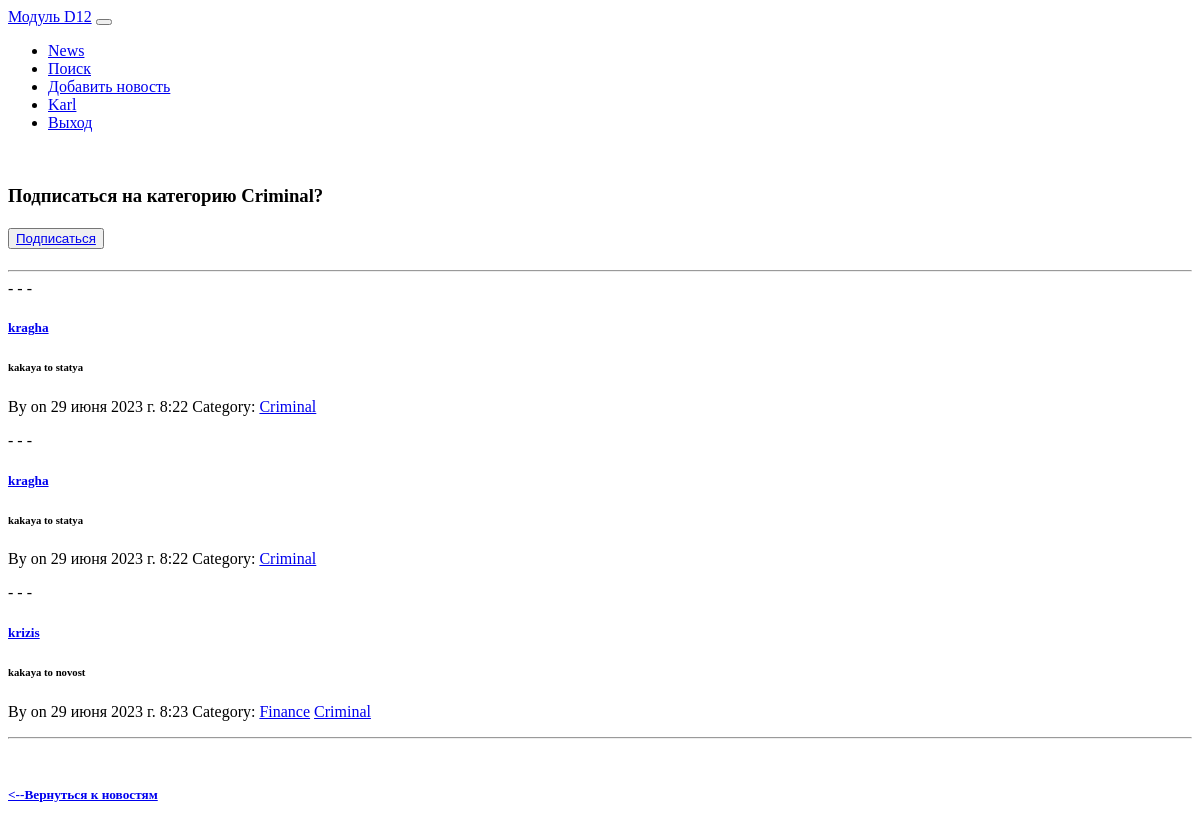
/news/category/4 (signed in), run on the app's committed database.
### news/models.py (models this page shows, shortened)
class Category(models.Model):
    name = models.CharField(max_length=64, unique=True)
    subscribers = models.ManyToManyField(User, blank=True) # подписчики

class Post(models.Model):
    author = models.ForeignKey(Author, on_delete=models.CASCADE)
    NEWS = 'NW'
    ARTICLE = 'AR'
    CATEGORY_CHOICES = (
        (NEWS, 'Новость'),
        (ARTICLE, 'Статья')
    )
    categoryType = models.CharField(max_length=2, choices=CATEGORY_CHOICES, default=ARTICLE)
    dateCreation = models.DateTimeField(auto_now_add=True)
    postCategory = models.ManyToManyField(Category, through='PostCategory')
    title = models.CharField(max_length=128)
    text = models.TextField()
    rating = models.SmallIntegerField(default=0)

### news/views.py (the view)
# urls.py: path('category/<int:pk>', PostCategoryView.as_view(), name='category'), # Ссылка на категории
class PostCategoryView(ListView):
    model = Post
    template_name = 'news_app/category.html'
    context_object_name = 'news'  # это имя списка, в котором будут лежать все объекты,
    ordering = ['-dateCreation'] # сортировка
    paginate_by = 10 # поставим постраничный вывод в один элемент
    def get_queryset(self):
        self.id = resolve(self.request.path_info).kwargs['pk']
        c = Category.objects.get(id=self.id)
        queryset = Post.objects.filter(postCategory=c)
        return queryset
    def get_context_data(self, **kwargs):
        context = super().get_context_data(**kwargs)
        user = self.request.user
        category = Category.objects.get(id=self.id)
        subscribed = category.subscribers.filter(email=user.email)
        if not subscribed:
            context['category'] = category
        return context

### news/templatetags/custom_filters.py (called while the page is built)
@register.filter(name='censor') # регистрируем наш фильтр под именем censor,
def censor(censor_text): # первый аргумент здесь — это то значение, к которому надо применить фильтр,
    for word in censor_words:
        censor_text = censor_text.lower().replace(word.lower(), '*censor*')  # переводим в строчные буквы, заменяем на *censor*
    return censor_text # возвращаемое функцией значение — это то значение, которое подставится к нам в шаблон

### templates/news_app/category.html (shortened to what this page needs)
{% extends 'flatpages/default.html' %}
{% load custom_filters %}
{% load cache %}
{% cache 30 content %}
{% block content %}
    <br>
    <div>
    {% if category.id %}
        <h3>Подписаться на категорию <strong>{{ category.name }}?</strong></h3>
        <h4><button> <a href="{% url 'subscribe' category.id %}"> Подписаться </a></button></h4>
    <hr>
    {% endif %}
    </div>
    {% include 'news_app/inc/posts.html' %}
    <hr>
    <br>
    <h5><a href="/news/"> <--Вернуться к новостям </a></h5>
    <br>
{% endblock content %}
{% endcache %}

### templates/flatpages/default.html (shortened to what this page needs)
{% load static %}
<!DOCTYPE html>
<html lang="en">
    <head>
        <link href="{% static 'css/styles.css' %}" rel="stylesheet" />
    </head>
    <body>
        <nav class="navbar navbar-expand-lg navbar-dark bg-dark">
            <div class="container">
                <a class="navbar-brand" href="/news/">Модуль D12</a>
                <button class="navbar-toggler" type="button" data-bs-toggle="collapse" data-bs-target="#navbarSupportedContent" aria-controls="navbarSupportedContent" aria-expanded="false" aria-label="Toggle navigation"></button>
                <div class="collapse navbar-collapse" id="navbarSupportedContent">
                    <ul class="navbar-nav ms-auto mb-2 mb-lg-0">
                        <li class="nav-item"><a class="nav-link active" aria-current="page" href="/news/">News</a></li>
                        <li class="nav-item"><a class="nav-link" aria-current="page" href="/news/search">Поиск</a>
                        <li class="nav-item"><a class="nav-link" aria-current="page" href="/news/add">Добавить новость</a></li>
                        {% if user.is_authenticated %}
                            <li class="nav-item"><a class="nav-link" aria-current="page" href="http://127.0.0.1:8000/">{{user.username}}</a></li>
                            <li class="nav-item"><a class="nav-link" aria-current="page" href="/sign/logout/">Выход</a></li>
                        {% else %}
                            <li class="nav-item"><a class="nav-link" aria-current="page" href="/sign/login/">Вход</a></li>
                            <li class="nav-item"><a class="nav-link" aria-current="page" href="/sign/signup/">Регистрация</a></li>
                        {% endif %}
                    </ul>
                </div>
            </div>
        </nav>
        <div class="container">
                <div class="row">
                    <div class="col-lg-12 text-center">
                        {% block content %}{% endblock content %}
                    </div>
                </div>
        </div>
    </body>
</html>

### templates/news_app/inc/posts.html (shortened to what this page needs)
{% load custom_filters %}
{% if news %}
    {% for post in news %}
        - - -
        <h5><a href="{% url 'post_detail' post.id %}"> {{ post.title|censor|truncatechars:30  }}</a></h5>
        <h6>
            {{ post.text|censor|truncatechars:30 }}
        </h6>
        <p>
            By
            on <span> {{ post.dateCreation }} </span>
            Category:
            {% for c in post.postCategory.values %}
                <a href="{% url 'category' c.id %}">{{c.name}}</a>
            {% endfor %}
        </p>
    {% endfor %}
{% else %}
    <h2>Пока нет новостей в этой категории</h2>
{% endif %}
{% include 'news_app/inc/pagination.html' %}

### data on the page
Category: name "Criminal"
Post: title|censor "kragha", text|censor "kakaya to statya", dateCreation "29 июня 2023 г. 8:22"
Post: title|censor "kragha", text|censor "kakaya to statya", dateCreation "29 июня 2023 г. 8:22"
Post: title|censor "krizis", text|censor "kakaya to novost", dateCreation "29 июня 2023 г. 8:23"
Category: name "Finance"

### other printed values
{{ user.username }} "Karl"
